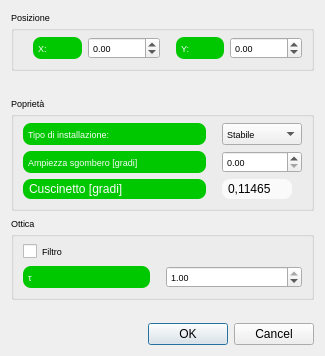
<?xml version="1.0" encoding="UTF-8"?>
<ui version="4.0">
 <class>LaserPropertiesDialog</class>
 <widget class="QDialog" name="LaserPropertiesDialog">
  <property name="geometry">
   <rect>
    <x>0</x>
    <y>0</y>
    <width>325</width>
    <height>356</height>
   </rect>
  </property>
  <property name="maximumSize">
   <size>
    <width>392</width>
    <height>16777215</height>
   </size>
  </property>
  <property name="font">
   <font>
    <pointsize>7</pointsize>
   </font>
  </property>
  <property name="windowTitle">
   <string>Modifica il punto laser</string>
  </property>
  <property name="styleSheet">
   <string notr="true">QDoubleSpinBox{background: none}
QCheckBox{background: none}
QFrame{border solid 1px #f0f0f0}</string>
  </property>
  <layout class="QGridLayout" name="gridLayout_3">
   <item row="0" column="0">
    <widget class="QGroupBox" name="groupBox">
     <property name="font">
      <font>
       <pointsize>7</pointsize>
      </font>
     </property>
     <property name="title">
      <string>Posizione</string>
     </property>
     <layout class="QHBoxLayout">
      <property name="spacing">
       <number>6</number>
      </property>
      <property name="leftMargin">
       <number>9</number>
      </property>
      <property name="topMargin">
       <number>9</number>
      </property>
      <property name="rightMargin">
       <number>9</number>
      </property>
      <property name="bottomMargin">
       <number>9</number>
      </property>
      <item>
       <widget class="QLabel" name="label">
        <property name="font">
         <font>
          <pointsize>7</pointsize>
         </font>
        </property>
        <property name="styleSheet">
         <string notr="true">QLabel {background-color: #00c800}
QLabel {color: #fafafa}
QLabel {border: 0px solid grey}
QLabel {border-radius: 8px}
QLabel {padding: 3px}
QLabel {margin-left: 10px}</string>
        </property>
        <property name="text">
         <string>X:</string>
        </property>
       </widget>
      </item>
      <item>
       <widget class="QDoubleSpinBox" name="xSpinBox">
        <property name="font">
         <font>
          <pointsize>7</pointsize>
         </font>
        </property>
        <property name="styleSheet">
         <string notr="true">QDoubleSpinBox{color: #000000}</string>
        </property>
        <property name="minimum">
         <double>-1000000.000000000000000</double>
        </property>
        <property name="maximum">
         <double>1000000.000000000000000</double>
        </property>
       </widget>
      </item>
      <item>
       <widget class="QLabel" name="label_2">
        <property name="font">
         <font>
          <pointsize>7</pointsize>
         </font>
        </property>
        <property name="styleSheet">
         <string notr="true">QLabel {background-color: #00c800}
QLabel {color: #fafafa}
QLabel {border: 0px solid grey}
QLabel {border-radius: 8px}
QLabel {padding: 3px}
QLabel {margin-left: 10px}</string>
        </property>
        <property name="text">
         <string>Y:</string>
        </property>
       </widget>
      </item>
      <item>
       <widget class="QDoubleSpinBox" name="ySpinBox">
        <property name="font">
         <font>
          <pointsize>7</pointsize>
         </font>
        </property>
        <property name="styleSheet">
         <string notr="true">QDoubleSpinBox{color: #000000}</string>
        </property>
        <property name="minimum">
         <double>-1000000.000000000000000</double>
        </property>
        <property name="maximum">
         <double>1000000.000000000000000</double>
        </property>
       </widget>
      </item>
     </layout>
    </widget>
   </item>
   <item row="1" column="0">
    <spacer name="horizontalSpacer">
     <property name="orientation">
      <enum>Qt::Horizontal</enum>
     </property>
     <property name="sizeHint" stdset="0">
      <size>
       <width>300</width>
       <height>20</height>
      </size>
     </property>
    </spacer>
   </item>
   <item row="2" column="0">
    <widget class="QGroupBox" name="groupBox_2">
     <property name="font">
      <font>
       <pointsize>7</pointsize>
      </font>
     </property>
     <property name="title">
      <string>Poprietà</string>
     </property>
     <layout class="QGridLayout" name="gridLayout">
      <item row="1" column="0">
       <widget class="QLabel" name="label_5">
        <property name="font">
         <font>
          <pointsize>7</pointsize>
         </font>
        </property>
        <property name="styleSheet">
         <string notr="true">QLabel {background-color: #00c800}
QLabel {color: #fafafa}
QLabel {border: 0px solid grey}
QLabel {border-radius: 8px}
QLabel {padding: 3px}
QLabel {margin-right: 10px}</string>
        </property>
        <property name="text">
         <string>Ampiezza sgombero [gradi]</string>
        </property>
       </widget>
      </item>
      <item row="1" column="1">
       <widget class="QDoubleSpinBox" name="areaSpinBox">
        <property name="maximumSize">
         <size>
          <width>80</width>
          <height>16777215</height>
         </size>
        </property>
        <property name="font">
         <font>
          <pointsize>7</pointsize>
         </font>
        </property>
        <property name="styleSheet">
         <string notr="true">QDoubleSpinBox{color: #000000}</string>
        </property>
        <property name="maximum">
         <double>180.000000000000000</double>
        </property>
       </widget>
      </item>
      <item row="0" column="0">
       <widget class="QLabel" name="label_4">
        <property name="font">
         <font>
          <pointsize>7</pointsize>
         </font>
        </property>
        <property name="styleSheet">
         <string notr="true">QLabel {background-color: #00c800}
QLabel {color: #fafafa}
QLabel {border: 0px solid grey}
QLabel {border-radius: 8px}
QLabel {padding: 3px}
QLabel {margin-right: 10px}</string>
        </property>
        <property name="text">
         <string>Tipo di installazione:</string>
        </property>
       </widget>
      </item>
      <item row="0" column="1">
       <widget class="QComboBox" name="installationComboBox">
        <property name="maximumSize">
         <size>
          <width>80</width>
          <height>16777215</height>
         </size>
        </property>
        <property name="font">
         <font>
          <pointsize>7</pointsize>
         </font>
        </property>
        <item>
         <property name="text">
          <string>Stabile</string>
         </property>
        </item>
        <item>
         <property name="text">
          <string>Poco stabile</string>
         </property>
        </item>
        <item>
         <property name="text">
          <string>Mobile</string>
         </property>
        </item>
        <item>
         <property name="text">
          <string>Assenza di piattaforma</string>
         </property>
        </item>
       </widget>
      </item>
      <item row="2" column="0">
       <widget class="QLabel" name="label_6">
        <property name="styleSheet">
         <string notr="true">QLabel {background-color: #00c800}
QLabel {color: #fafafa}
QLabel {border: 0px solid grey}
QLabel {border-radius: 8px}
QLabel {padding: 3px}
QLabel {margin-right: 10px}</string>
        </property>
        <property name="text">
         <string>Cuscinetto [gradi]</string>
        </property>
       </widget>
      </item>
      <item row="2" column="1">
       <widget class="QLabel" name="pillowLabel">
        <property name="styleSheet">
         <string notr="true">QLabel {background-color: #fafafa}
QLabel {color: #000000}
QLabel {border: 0px solid grey}
QLabel {border-radius: 8px}
QLabel {padding: 3px}
QLabel {margin-right: 10px}</string>
        </property>
        <property name="text">
         <string>0,11465</string>
        </property>
       </widget>
      </item>
     </layout>
    </widget>
   </item>
   <item row="3" column="0">
    <widget class="QGroupBox" name="groupBox_3">
     <property name="font">
      <font>
       <pointsize>7</pointsize>
      </font>
     </property>
     <property name="title">
      <string>Ottica</string>
     </property>
     <layout class="QGridLayout" name="gridLayout_2">
      <item row="1" column="0">
       <widget class="QLabel" name="label_3">
        <property name="minimumSize">
         <size>
          <width>80</width>
          <height>0</height>
         </size>
        </property>
        <property name="font">
         <font>
          <pointsize>7</pointsize>
         </font>
        </property>
        <property name="styleSheet">
         <string notr="true">QLabel {background-color: #00c800}
QLabel {color: #fafafa}
QLabel {border: 0px solid grey}
QLabel {border-radius: 8px}
QLabel {padding: 3px}
QLabel {margin-right: 10px}</string>
        </property>
        <property name="text">
         <string>τ</string>
        </property>
       </widget>
      </item>
      <item row="1" column="1">
       <widget class="QDoubleSpinBox" name="transmittanceSpinBox">
        <property name="minimumSize">
         <size>
          <width>80</width>
          <height>0</height>
         </size>
        </property>
        <property name="font">
         <font>
          <pointsize>7</pointsize>
         </font>
        </property>
        <property name="styleSheet">
         <string notr="true">QDoubleSpinBox{color: #000000}</string>
        </property>
        <property name="minimum">
         <double>0.010000000000000</double>
        </property>
        <property name="maximum">
         <double>1.000000000000000</double>
        </property>
        <property name="singleStep">
         <double>0.100000000000000</double>
        </property>
        <property name="value">
         <double>1.000000000000000</double>
        </property>
       </widget>
      </item>
      <item row="0" column="0">
       <widget class="QCheckBox" name="filterCheckBox">
        <property name="font">
         <font>
          <pointsize>7</pointsize>
         </font>
        </property>
        <property name="text">
         <string>Filtro</string>
        </property>
        <property name="autoExclusive">
         <bool>false</bool>
        </property>
       </widget>
      </item>
     </layout>
    </widget>
   </item>
   <item row="4" column="0">
    <spacer>
     <property name="orientation">
      <enum>Qt::Vertical</enum>
     </property>
     <property name="sizeHint" stdset="0">
      <size>
       <width>20</width>
       <height>16</height>
      </size>
     </property>
    </spacer>
   </item>
   <item row="5" column="0">
    <widget class="QDialogButtonBox" name="buttonBox">
     <property name="font">
      <font>
       <pointsize>7</pointsize>
      </font>
     </property>
     <property name="orientation">
      <enum>Qt::Horizontal</enum>
     </property>
     <property name="standardButtons">
      <set>QDialogButtonBox::Cancel|QDialogButtonBox::Ok</set>
     </property>
    </widget>
   </item>
  </layout>
 </widget>
 <resources/>
 <connections>
  <connection>
   <sender>buttonBox</sender>
   <signal>accepted()</signal>
   <receiver>LaserPropertiesDialog</receiver>
   <slot>accept()</slot>
   <hints>
    <hint type="sourcelabel">
     <x>248</x>
     <y>254</y>
    </hint>
    <hint type="destinationlabel">
     <x>157</x>
     <y>274</y>
    </hint>
   </hints>
  </connection>
  <connection>
   <sender>buttonBox</sender>
   <signal>rejected()</signal>
   <receiver>LaserPropertiesDialog</receiver>
   <slot>reject()</slot>
   <hints>
    <hint type="sourcelabel">
     <x>316</x>
     <y>260</y>
    </hint>
    <hint type="destinationlabel">
     <x>286</x>
     <y>274</y>
    </hint>
   </hints>
  </connection>
 </connections>
</ui>
